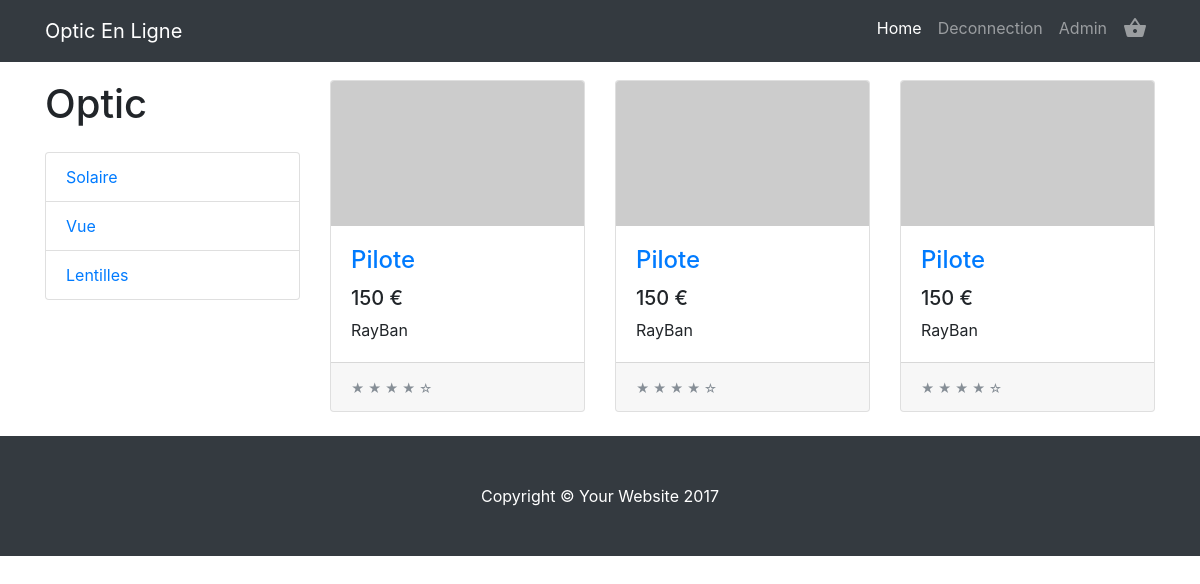
The page /index.php?p=solaire (signed in) on the database its author committed.
### tables this page shows
CREATE TABLE `glasses` (
  `id` int(11) NOT NULL,
  `name` varchar(255) NOT NULL,
  `marque` varchar(255) NOT NULL,
  `price` varchar(255) NOT NULL,
  `size` varchar(255) NOT NULL,
  `type` varchar(255) NOT NULL,
  `ref` varchar(255) NOT NULL,
  `sexe` varchar(255) NOT NULL,
  `image` blob NOT NULL
);

### Controllers/solaireController.php (called while the page is built)
<?php
require_once ('Models/GlassesSQL.php');
$selectSolaire = new GlassesSQL();
$solaireGlasses = $selectSolaire->selectSolaire();
require_once ('Views/solaire.php');

### Models/GlassesSQL.php (called while the page is built, shortened)
<?php
class GlassesSQL
{
    public function selectSolaire()
    {
        global $bdd;
        $selectSolaire = $bdd->prepare("SELECT * FROM glasses WHERE type = 'Solaire'");
        $selectSolaire->execute();
        $solaireGlasses = $selectSolaire->fetchAll();
        return $solaireGlasses;
    }
}

### Views/solaire.php (the view, shortened to what this page needs)
<?php
require_once ('Views/Layout.php');
?>
<body>
<div class="container">
    <div class="row">
        <div class="col-lg-3">
            <h1 class="my-4">Optic</h1>
            <div class="list-group">
                <a href="index.php?p=solaire" class="list-group-item">Solaire</a>
                <a href="index.php?p=vue" class="list-group-item">Vue</a>
                <a href="#" class="list-group-item">Lentilles</a>
            </div>
        </div>
        <div class="col-lg-9">
            <div class="row">
                <?php foreach ($solaireGlasses as $item) { ?>
                    <div class="col-lg-4 col-md-6 mb-4">
                        <div class="card h-100">
                            <a href="index.php?p=productDetail&id=<?php echo $item['id']?>"><img class="card-img-top" src="http://placehold.it/700x400" alt=""></a>
                            <div class="card-body">
                                <h4 class="card-title">
                                    <a href="index.php?p=productDetail&id=<?php echo $item['id']?>"><?php echo $item['name']?></a>
                                </h4>
                                <h5><?php echo $item['price']?> €</h5>
                                <p class="card-text"><?php echo $item['marque']?></p>
                            </div>
                            <div class="card-footer">
                                <small class="text-muted">&#9733; &#9733; &#9733; &#9733; &#9734;</small>
                            </div>
                        </div>
                    </div>
                <?php }?>
            </div>
        </div>
    </div>
</div>
<footer class="py-5 bg-dark">
    <div class="container">
        <p class="m-0 text-center text-white">Copyright &copy; Your Website 2017</p>
    </div>
</footer>
</body>
</html>

### Views/css/shop-homepage.css (style rules this page uses)
body { padding-top: 54px; }
@media (min-width: 992px) { body { padding-top: 56px; } }

### Views/css/sb-admin.css (style rules this page uses)
html { position: relative; min-height: 100%; }
body { overflow-x: hidden; }

### Views/css/1-col-portfolio.css (style rules this page uses)
body { padding-top: 54px; }
@media (min-width: 992px) { body { padding-top: 56px; } }

### rows shown on the page
glasses: name "Pilote", price "150", marque "RayBan"
glasses: name "Pilote", price "150", marque "RayBan"
glasses: name "Pilote", price "150", marque "RayBan"
